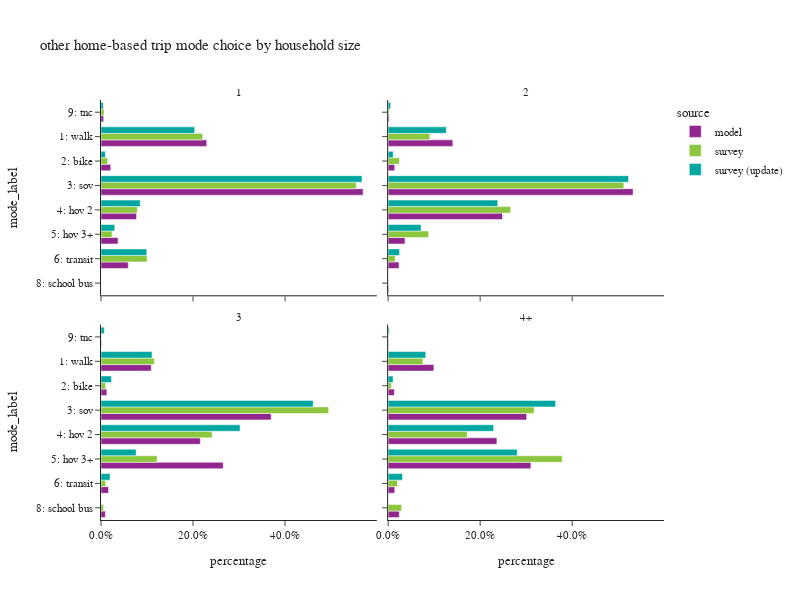

Notebook code for this chart:
### Code cell
plot_mode_choice(hb_trip,"hhsize_4+",
                 {"hhsize_4+":["1","2","3","4+"],
                  "mode_label":["1: walk","2: bike","3: sov","4: hov 2","5: hov 3+","6: transit",
                                   "8: school bus","9: other–survey only"]},
                 "household size",2,600)

### Figure 1 — Plotly figure (JSON) as saved in the notebook; plotly's stock layout.template omitted (floating-point values rounded to 4 significant figures)
{"data": [{"alignmentgroup": "True", "customdata": [[339668], [31349], [841888], [114158], [54711], [87857], [3], [8524]], "hovertemplate": "source=model<br>hhsize_4+=1<br>percentage=%{x}<br>mode_label=%{y}<br>sample count=%{customdata[0]}<extra></extra>", "legendgroup": "model", "marker": {"color": "#91268F", "pattern": {"shape": ""}}, "name": "model", "offsetgroup": "model", "orientation": "h", "showlegend": true, "textposition": "auto", "type": "bar", "x": [0.2298, 0.02121, 0.5696, 0.07723, 0.03701, 0.05944, 2.03e-06, 0.005767], "xaxis": "x3", "y": ["1: walk", "2: bike", "3: sov", "4: hov 2", "5: hov 3+", "6: transit", "8: school bus", "9: tnc"], "yaxis": "y3"}, {"alignmentgroup": "True", "customdata": [[447363], [45422], [1693674], [790678], [116729], [75311], [4859], [7034]], "hovertemplate": "source=model<br>hhsize_4+=2<br>percentage=%{x}<br>mode_label=%{y}<br>sample count=%{customdata[0]}<extra></extra>", "legendgroup": "model", "marker": {"color": "#91268F", "pattern": {"shape": ""}}, "name": "model", "offsetgroup": "model", "orientation": "h", "showlegend": false, "textposition": "auto", "type": "bar", "x": [0.1406, 0.01428, 0.5324, 0.2486, 0.03669, 0.02367, 0.001527, 0.002211], "xaxis": "x4", "y": ["1: walk", "2: bike", "3: sov", "4: hov 2", "5: hov 3+", "6: transit", "8: school bus", "9: tnc"], "yaxis": "y4"}, {"alignmentgroup": "True", "customdata": [[233800], [27187], [791142], [461991], [568133], [34928], [20184], [2367]], "hovertemplate": "source=model<br>hhsize_4+=3<br>percentage=%{x}<br>mode_label=%{y}<br>sample count=%{customdata[0]}<extra></extra>", "legendgroup": "model", "marker": {"color": "#91268F", "pattern": {"shape": ""}}, "name": "model", "offsetgroup": "model", "orientation": "h", "showlegend": false, "textposition": "auto", "type": "bar", "x": [0.1093, 0.01271, 0.3697, 0.2159, 0.2655, 0.01632, 0.009433, 0.001106], "xaxis": "x", "y": ["1: walk", "2: bike", "3: sov", "4: hov 2", "5: hov 3+", "6: transit", "8: school bus", "9: tnc"], "yaxis": "y"}, {"alignmentgroup": "True", "customdata": [[459311], [62221], [1390598], [1091997], [1433000], [66287], [111991], [4576]], "hovertemplate": "source=model<br>hhsize_4+=4+<br>percentage=%{x}<br>mode_label=%{y}<br>sample count=%{customdata[0]}<extra></extra>", "legendgroup": "model", "marker": {"color": "#91268F", "pattern": {"shape": ""}}, "name": "model", "offsetgroup": "model", "orientation": "h", "showlegend": false, "textposition": "auto", "type": "bar", "x": [0.09942, 0.01347, 0.301, 0.2364, 0.3102, 0.01435, 0.02424, 0.0009905], "xaxis": "x2", "y": ["1: walk", "2: bike", "3: sov", "4: hov 2", "5: hov 3+", "6: transit", "8: school bus", "9: tnc"], "yaxis": "y2"}, {"alignmentgroup": "True", "customdata": [[1239], [170], [1843], [247], [72], [374], [1], [25]], "hovertemplate": "source=survey<br>hhsize_4+=1<br>percentage=%{x}<br>mode_label=%{y}<br>sample count=%{customdata[0]}<extra></extra>", "legendgroup": "survey", "marker": {"color": "#8CC63E", "pattern": {"shape": ""}}, "name": "survey", "offsetgroup": "survey", "orientation": "h", "showlegend": true, "textposition": "auto", "type": "bar", "x": [0.221, 0.01442, 0.5548, 0.07885, 0.02411, 0.1002, 8.007e-05, 0.00649], "xaxis": "x3", "y": ["1: walk", "2: bike", "3: sov", "4: hov 2", "5: hov 3+", "6: transit", "8: school bus", "9: tnc"], "yaxis": "y3"}, {"alignmentgroup": "True", "customdata": [[1081], [172], [2345], [1488], [260], [198], [6], [19]], "hovertemplate": "source=survey<br>hhsize_4+=2<br>percentage=%{x}<br>mode_label=%{y}<br>sample count=%{customdata[0]}<extra></extra>", "legendgroup": "survey", "marker": {"color": "#8CC63E", "pattern": {"shape": ""}}, "name": "survey", "offsetgroup": "survey", "orientation": "h", "showlegend": false, "textposition": "auto", "type": "bar", "x": [0.09064, 0.02447, 0.5123, 0.2662, 0.088, 0.01523, 0.0008447, 0.00234], "xaxis": "x4", "y": ["1: walk", "2: bike", "3: sov", "4: hov 2", "5: hov 3+", "6: transit", "8: school bus", "9: tnc"], "yaxis": "y4"}, {"alignmentgroup": "True", "customdata": [[280], [64], [703], [476], [267], [46], [21], [6]], "hovertemplate": "source=survey<br>hhsize_4+=3<br>percentage=%{x}<br>mode_label=%{y}<br>sample count=%{customdata[0]}<extra></extra>", "legendgroup": "survey", "marker": {"color": "#8CC63E", "pattern": {"shape": ""}}, "name": "survey", "offsetgroup": "survey", "orientation": "h", "showlegend": false, "textposition": "auto", "type": "bar", "x": [0.1157, 0.009858, 0.4947, 0.2414, 0.122, 0.01002, 0.00553, 0.0008301], "xaxis": "x", "y": ["1: walk", "2: bike", "3: sov", "4: hov 2", "5: hov 3+", "6: transit", "8: school bus", "9: tnc"], "yaxis": "y"}, {"alignmentgroup": "True", "customdata": [[327], [51], [731], [500], [1023], [59], [100], [1]], "hovertemplate": "source=survey<br>hhsize_4+=4+<br>percentage=%{x}<br>mode_label=%{y}<br>sample count=%{customdata[0]}<extra></extra>", "legendgroup": "survey", "marker": {"color": "#8CC63E", "pattern": {"shape": ""}}, "name": "survey", "offsetgroup": "survey", "orientation": "h", "showlegend": false, "textposition": "auto", "type": "bar", "x": [0.07562, 0.006858, 0.3174, 0.1719, 0.3784, 0.02021, 0.02916, 0.0004705], "xaxis": "x2", "y": ["1: walk", "2: bike", "3: sov", "4: hov 2", "5: hov 3+", "6: transit", "8: school bus", "9: tnc"], "yaxis": "y2"}, {"alignmentgroup": "True", "customdata": [[1245], [137], [1878], [243], [72], [364], [24]], "hovertemplate": "source=survey (update)<br>hhsize_4+=1<br>percentage=%{x}<br>mode_label=%{y}<br>sample count=%{customdata[0]}<extra></extra>", "legendgroup": "survey (update)", "marker": {"color": "#00A7A0", "pattern": {"shape": ""}}, "name": "survey (update)", "offsetgroup": "survey (update)", "orientation": "h", "showlegend": true, "textposition": "auto", "type": "bar", "x": [0.2036, 0.009479, 0.5673, 0.08524, 0.02994, 0.09938, 0.005062], "xaxis": "x3", "y": ["1: walk", "2: bike", "3: sov", "4: hov 2", "5: hov 3+", "6: transit", "9: tnc"], "yaxis": "y3"}, {"alignmentgroup": "True", "customdata": [[1178], [165], [2433], [1529], [271], [200], [22]], "hovertemplate": "source=survey (update)<br>hhsize_4+=2<br>percentage=%{x}<br>mode_label=%{y}<br>sample count=%{customdata[0]}<extra></extra>", "legendgroup": "survey (update)", "marker": {"color": "#00A7A0", "pattern": {"shape": ""}}, "name": "survey (update)", "offsetgroup": "survey (update)", "orientation": "h", "showlegend": false, "textposition": "auto", "type": "bar", "x": [0.1264, 0.01097, 0.5224, 0.2382, 0.07164, 0.02488, 0.005491], "xaxis": "x4", "y": ["1: walk", "2: bike", "3: sov", "4: hov 2", "5: hov 3+", "6: transit", "9: tnc"], "yaxis": "y4"}, {"alignmentgroup": "True", "customdata": [[315], [70], [773], [536], [281], [54], [8]], "hovertemplate": "source=survey (update)<br>hhsize_4+=3<br>percentage=%{x}<br>mode_label=%{y}<br>sample count=%{customdata[0]}<extra></extra>", "legendgroup": "survey (update)", "marker": {"color": "#00A7A0", "pattern": {"shape": ""}}, "name": "survey (update)", "offsetgroup": "survey (update)", "orientation": "h", "showlegend": false, "textposition": "auto", "type": "bar", "x": [0.1108, 0.02272, 0.4611, 0.3022, 0.07625, 0.01973, 0.00711], "xaxis": "x", "y": ["1: walk", "2: bike", "3: sov", "4: hov 2", "5: hov 3+", "6: transit", "9: tnc"], "yaxis": "y"}, {"alignmentgroup": "True", "customdata": [[352], [56], [782], [549], [1060], [69], [6]], "hovertemplate": "source=survey (update)<br>hhsize_4+=4+<br>percentage=%{x}<br>mode_label=%{y}<br>sample count=%{customdata[0]}<extra></extra>", "legendgroup": "survey (update)", "marker": {"color": "#00A7A0", "pattern": {"shape": ""}}, "name": "survey (update)", "offsetgroup": "survey (update)", "orientation": "h", "showlegend": false, "textposition": "auto", "type": "bar", "x": [0.08172, 0.01078, 0.3639, 0.2293, 0.2806, 0.03124, 0.002386], "xaxis": "x2", "y": ["1: walk", "2: bike", "3: sov", "4: hov 2", "5: hov 3+", "6: transit", "9: tnc"], "yaxis": "y2"}], "layout": {"annotations": [{"font": {}, "showarrow": false, "text": "3", "x": 0.245, "xanchor": "center", "xref": "paper", "y": 0.465, "yanchor": "bottom", "yref": "paper"}, {"font": {}, "showarrow": false, "text": "4+", "x": 0.755, "xanchor": "center", "xref": "paper", "y": 0.465, "yanchor": "bottom", "yref": "paper"}, {"font": {}, "showarrow": false, "text": "1", "x": 0.245, "xanchor": "center", "xref": "paper", "y": 1.0, "yanchor": "bottom", "yref": "paper"}, {"font": {}, "showarrow": false, "text": "2", "x": 0.755, "xanchor": "center", "xref": "paper", "y": 1.0, "yanchor": "bottom", "yref": "paper"}], "barmode": "group", "height": 600, "legend": {"title": {"text": "source"}, "tracegroupgap": 0}, "title": {"text": "other home-based trip mode choice by household size"}, "width": 800, "xaxis": {"anchor": "y", "domain": [0.0, 0.49], "tickformat": ".1%", "title": {"text": "percentage"}}, "xaxis2": {"anchor": "y2", "domain": [0.51, 1.0], "matches": "x", "tickformat": ".1%", "title": {"text": "percentage"}}, "xaxis3": {"anchor": "y3", "domain": [0.0, 0.49], "matches": "x", "showticklabels": false, "tickformat": ".1%"}, "xaxis4": {"anchor": "y4", "domain": [0.51, 1.0], "matches": "x", "showticklabels": false, "tickformat": ".1%"}, "yaxis": {"anchor": "x", "categoryarray": ["9: other–survey only", "8: school bus", "6: transit", "5: hov 3+", "4: hov 2", "3: sov", "2: bike", "1: walk"], "categoryorder": "array", "domain": [0.0, 0.465], "title": {"text": "mode_label"}}, "yaxis2": {"anchor": "x2", "domain": [0.0, 0.465], "matches": "y", "showticklabels": false}, "yaxis3": {"anchor": "x3", "categoryarray": ["9: other–survey only", "8: school bus", "6: transit", "5: hov 3+", "4: hov 2", "3: sov", "2: bike", "1: walk"], "categoryorder": "array", "domain": [0.535, 1.0], "matches": "y", "title": {"text": "mode_label"}}, "yaxis4": {"anchor": "x4", "domain": [0.535, 1.0], "matches": "y", "showticklabels": false}}}
